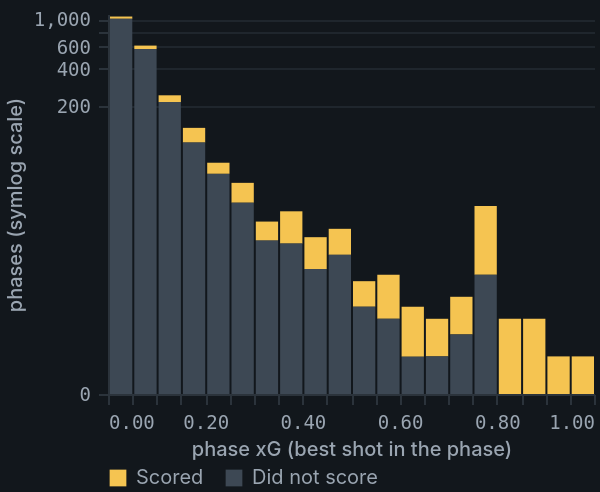

Describe this chart as a Vega-Lite specification.
### Vega-Lite specification from a JSON file in a GitHub repository (floating-point values rounded to 4 significant figures)
{"config": {"background": "#12171c", "font": "Inter, ui-sans-serif, system-ui, sans-serif", "view": {"stroke": "transparent", "continuousHeight": 200}, "padding": {"left": 2, "top": 4, "right": 2, "bottom": 2}, "title": {"color": "#f0f3f6", "font": "Space Grotesk, Inter, ui-sans-serif, system-ui, sans-serif", "fontSize": 12, "fontWeight": 600, "anchor": "start", "subtitleColor": "#9aa5b1", "subtitleFontSize": 10.5, "offset": 8}, "axis": {"labelColor": "#9aa5b1", "titleColor": "#9aa5b1", "labelFontSize": 9.5, "titleFontSize": 10, "titleFontWeight": 500, "gridColor": "#2b333b", "gridOpacity": 0.55, "domainColor": "#2b333b", "tickColor": "#2b333b", "labelFont": "IBM Plex Mono, ui-monospace, SFMono-Regular, Menlo, monospace", "titleFont": "Inter, ui-sans-serif, system-ui, sans-serif", "labelPadding": 4}, "legend": {"labelColor": "#9aa5b1", "titleColor": "#9aa5b1", "labelFontSize": 10, "titleFontSize": 10, "symbolType": "square", "symbolSize": 70, "labelFont": "Inter, ui-sans-serif, system-ui, sans-serif", "titleFont": "Inter, ui-sans-serif, system-ui, sans-serif", "orient": "bottom", "direction": "horizontal", "columns": 4, "offset": 4}, "range": {"heatmap": ["#0e161d", "#1c3846", "#3d7c99", "#7cc7e8"]}}, "data": {"name": "data-e61a590d1764dcf98a644b173860494f"}, "mark": {"type": "bar"}, "encoding": {"color": {"field": "result", "scale": {"domain": ["Scored", "Did not score"], "range": ["#f5c451", "#3d4854"]}, "title": null, "type": "nominal"}, "tooltip": [{"field": "bin", "format": ".2f", "title": "xG from", "type": "quantitative"}, {"field": "result", "title": null, "type": "nominal"}, {"field": "n", "format": ",", "title": "phases", "type": "quantitative"}], "x": {"bin": {"binned": true, "step": 0.05}, "field": "bin", "scale": {"domain": [0, 1]}, "title": "phase xG (best shot in the phase)", "type": "quantitative"}, "x2": {"field": "bin2"}, "y": {"field": "n", "scale": {"type": "symlog"}, "title": "phases (symlog scale)", "type": "quantitative"}}, "height": 190, "transform": [{"calculate": "datum.bin + 0.05", "as": "bin2"}], "width": "container", "$schema": "https://vega.github.io/schema/vega-lite/v6.4.1.json", "datasets": {"data-e61a590d1764dcf98a644b173860494f": [{"bin": 0.0, "result": "Scored", "n": 43}, {"bin": 0.0, "result": "Did not score", "n": 1007}, {"bin": 0.05, "result": "Scored", "n": 38}, {"bin": 0.05, "result": "Did not score", "n": 576}, {"bin": 0.1, "result": "Scored", "n": 29}, {"bin": 0.1, "result": "Did not score", "n": 216}, {"bin": 0.15, "result": "Scored", "n": 32}, {"bin": 0.15, "result": "Did not score", "n": 102}, {"bin": 0.2, "result": "Did not score", "n": 57}, {"bin": 0.2, "result": "Scored", "n": 13}, {"bin": 0.25, "result": "Scored", "n": 15}, {"bin": 0.25, "result": "Did not score", "n": 33}, {"bin": 0.3, "result": "Did not score", "n": 16}, {"bin": 0.3, "result": "Scored", "n": 7}, {"bin": 0.35, "result": "Scored", "n": 13}, {"bin": 0.35, "result": "Did not score", "n": 15}, {"bin": 0.4, "result": "Scored", "n": 8}, {"bin": 0.4, "result": "Did not score", "n": 9}, {"bin": 0.45, "result": "Scored", "n": 8}, {"bin": 0.45, "result": "Did not score", "n": 12}, {"bin": 0.5, "result": "Scored", "n": 3}, {"bin": 0.5, "result": "Did not score", "n": 4}, {"bin": 0.55, "result": "Scored", "n": 5}, {"bin": 0.55, "result": "Did not score", "n": 3}, {"bin": 0.6, "result": "Did not score", "n": 1}, {"bin": 0.6, "result": "Scored", "n": 3}, {"bin": 0.65, "result": "Scored", "n": 2}, {"bin": 0.65, "result": "Did not score", "n": 1}, {"bin": 0.7, "result": "Scored", "n": 3}, {"bin": 0.7, "result": "Did not score", "n": 2}, {"bin": 0.75, "result": "Scored", "n": 23}, {"bin": 0.75, "result": "Did not score", "n": 8}, {"bin": 0.8, "result": "Scored", "n": 3}, {"bin": 0.85, "result": "Scored", "n": 3}, {"bin": 0.9, "result": "Scored", "n": 1}, {"bin": 0.95, "result": "Scored", "n": 1}]}, "autosize": {"type": "fit-x", "contains": "padding", "resize": true}}
